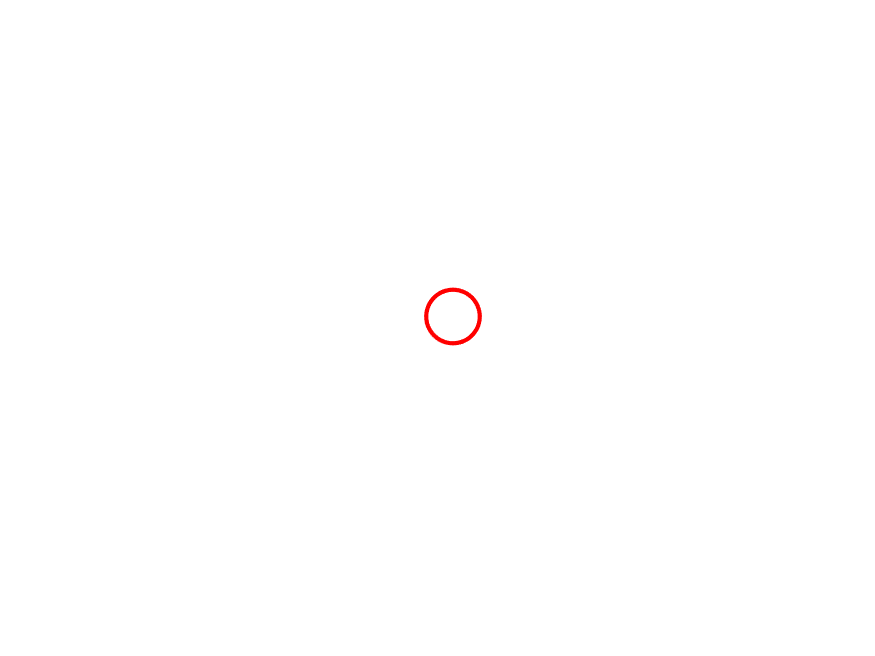
#> input picture scripts/video_demo/data/Data_RunA/runA_001.png, 875 x 656 px; its folder holds only this picture in this run
$ jupyter execute video_demo_test.ipynb
#> lines starting #> are read from the running program, lines starting #| are printed output that depends on the picture
# Demo of Edge Detection on the Test Data Set

[cell 1]
## This notebook will be written as a function for the project. This is just to test different parameters.

[cell 2]
# These parameters will be part of the function form input
DATA_DIR = r"./data/Data_RunA"
ext = ".png"

[cell 3]
# Imports
import cv2
import matplotlib.pyplot as plt
import matplotlib.animation as animation
from matplotlib import colors
from matplotlib.patches import Circle
from matplotlib.path import Path
import numpy as np
from os.path import join, splitext
from os import listdir
import pandas as pd
import sys

# from baneel_scripts.scripts.clusters.processing import mask_circle, cluster_contours, circularity
import importlib
import scipy.ndimage as ndi
import pims
import scipy.signal as si
from matplotlib.patches import Ellipse, Circle

"""
import toolkit.curvature as tkcurv
sys.path.append('../') # not the best way to do this - fix
from toolkit.display import Pointer, AnimateImagesSeries # make sure the toolkit package is accessible
from toolkit.cameras import phantom
from toolkit.image.process import regionprops_to_dataframe
from skimage import io, exposure, measure, feature, segmentation, filters, transform
"""

[cell 4]
im_list = sorted([splitext(f)[0] for f in listdir(DATA_DIR) if f.endswith(ext)])

x = np.zeros(len(im_list))
y = x
r = x


for i in np.arange(0, len(im_list), 1):
    # im = io.imread(join(DATA_DIR, im_list[i]+ext)).astype('uint8')
    img = cv2.imread(join(DATA_DIR, im_list[i] + ext), cv2.IMREAD_COLOR)
#> img is the input picture: shape (656, 875, 3); mean B, G, R 254.7, 254.7, 255
    gray = cv2.cvtColor(img, cv2.COLOR_BGR2GRAY)

    detected_circles = cv2.HoughCircles(
        gray, cv2.HOUGH_GRADIENT, 1, 20, param1=50, param2=30, minRadius=1, maxRadius=40
    )
#> detected_circles = [[452.5, 315.5, 24.1]]
    if detected_circles is not None:
        # Convert the circle parameters a, b and r to integers.
        detected_circles = np.uint16(np.around(detected_circles))
#> detected_circles = [[452, 316, 24]]

        for pt in detected_circles[0, :]:
            a, b, r = pt[0], pt[1], pt[2]

            x[i] = a
            y[i] = b

            """
            # Draw the circumference of the circle.
            cv2.circle(img, (a, b), r, (0, 255, 0), 2)

            # Draw a small circle (of radius 1) to show the center.
            cv2.circle(img, (a, b), 1, (0, 0, 255), 3)
            cv2.imshow("Detected Circle", img)
            """
#> this loop made 1 pass
#> after the loop, x = [316]; y = [316]

[cell 5]
plt.plot(y)
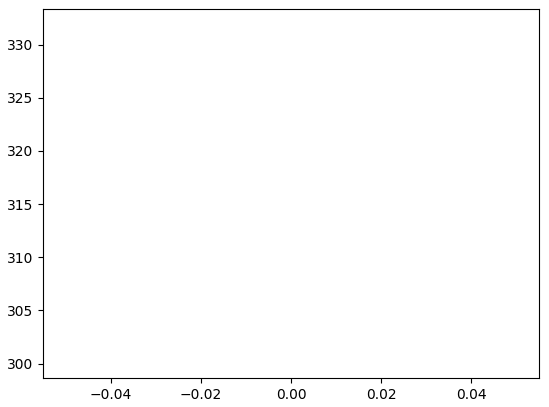
#> figure drawn by matplotlib, 1 panel
